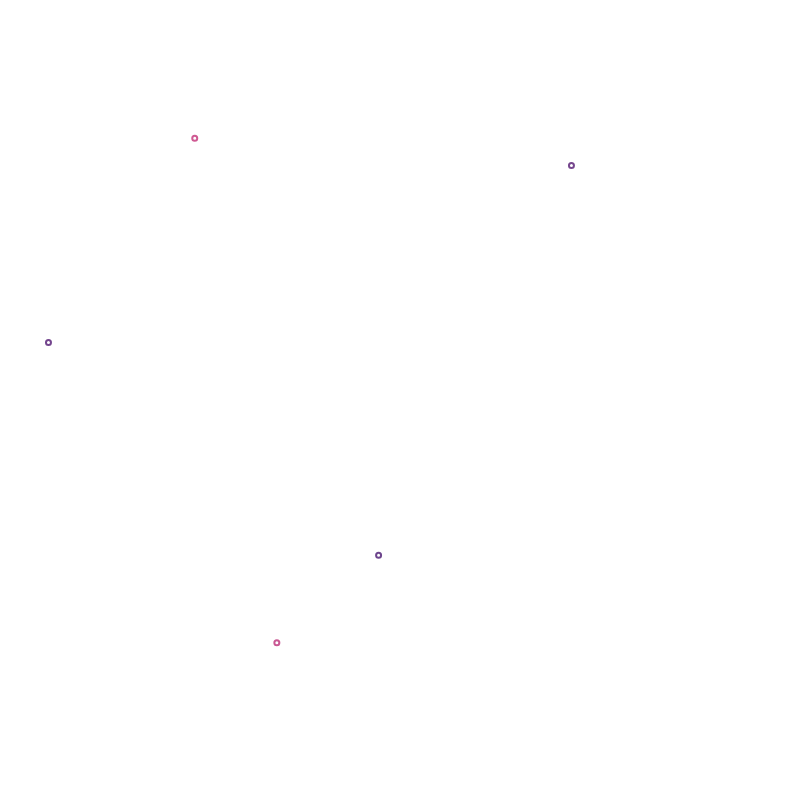
Frame 1 (no input)
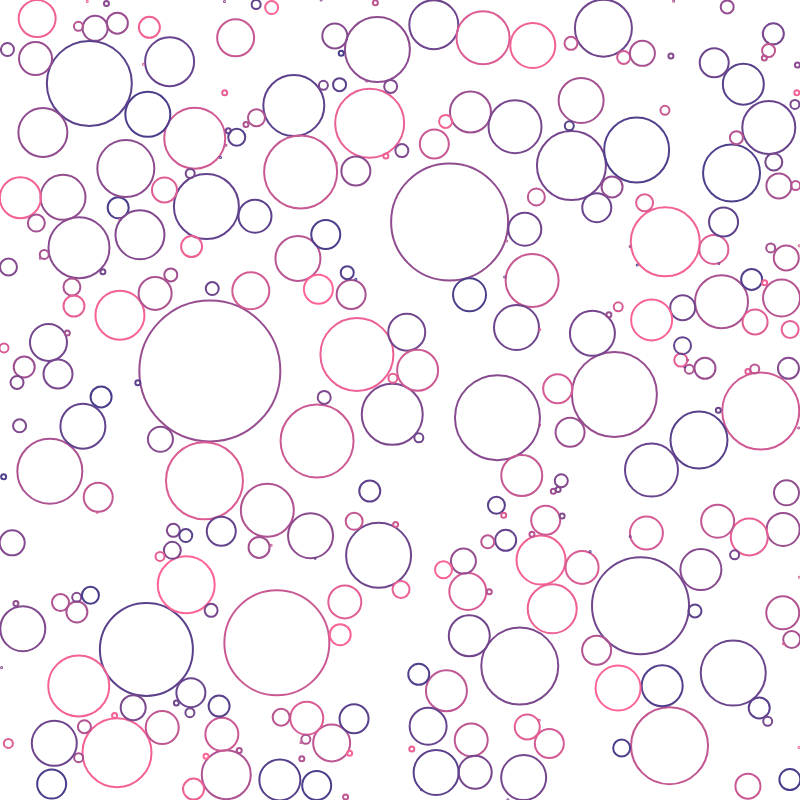
Frame 60 (no input)
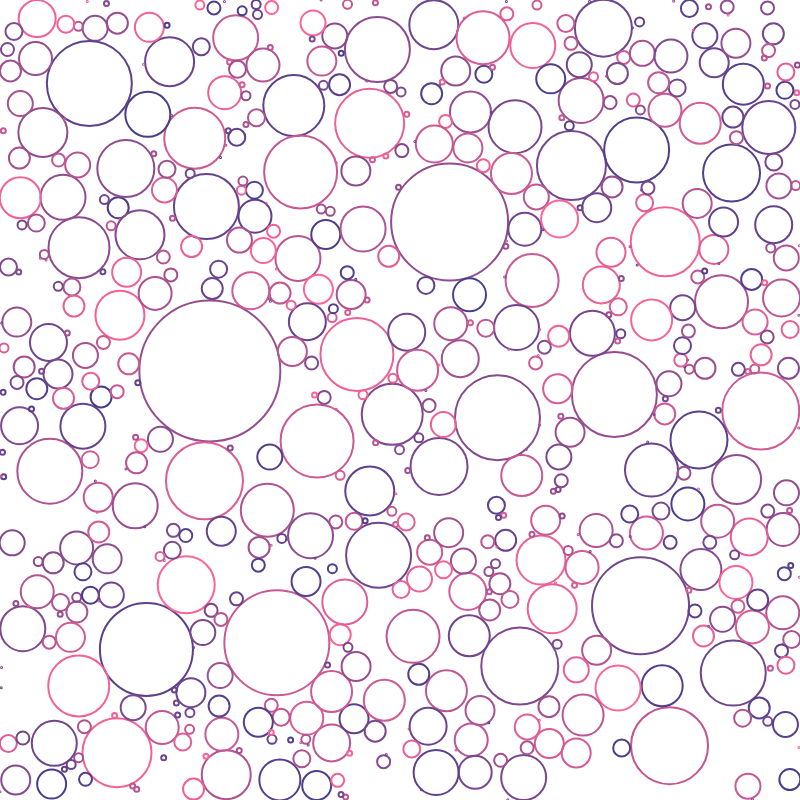
Frame 120 (the mouse pressed at the canvas centre since frame 60)

The p5.js sketch that drew these frames (run headless with seeded random() and noise() and a simulated clock; from frame 60 on, the mouse is pressed at the canvas centre):

// p5.js sketch
// ── sketch.js
let circles = [];

function setup() {
  createCanvas(800, 800);
}

function draw() {
  background(255);
  frameRate(20);

  var total = 5;
  var count = 0;
  var attempts = 0;

  while (count < total) {
    var newC = newCircle();
    if (newC !== null) {
      circles.push(newC);
      count++;
    }
    attempts++;
    if (attempts > 100) {
      noLoop();
      print('finished');
      break;
    }


  }
  for(let ball of circles){
    ball.collide();
    ball.edges();
    ball.growth();
    ball.show();
  } 
}

function newCircle() {
  var x = random(width);
  var y = random(height);
  var cor = random(100);
  var valid = true;
  for (var i = 0; i < circles.length; i++) {
    var circle = circles[i];
    var d = dist(x, y, circle.pos.x,
      circle.pos.y);
    if (d < circle.radium) {
      valid = false;
      break;
    }
  }
  if (valid) {
    return new Ball(x, y, circles, cor);
  } else {
    return null;
  }
}
// ── circle.js
class Ball {

  constructor(x, y, array, color) {
    this.pos = createVector(x, y);
    // this.size = 1;
    this.radium = 0.5;
    this.others = array;
    this.stop = false;
    this.color = color;
  }

  collide() {
    if (!this.stop) {
      for (let circle of this.others) {
        if (circle.pos != this.pos) {
          var d = p5.Vector.sub(this.pos,
            circle.pos);
          if (d.mag() <= this.radium +
            circle.radium + 1.5) {
            this.stop = true;
            circle.stop = true;
          }
        }
      }
    }
  }

  edges() {
    if(this.pos.x + this.radium + 1.5>= width||
      this.pos.x - this.radium - 1.5 <= 0 ||
      this.pos.y + this.radium + 1.5>= height||
      this.pos.y - this.radium - 1.5 <= 0) {
      this.stop = true;
    }
  }

  growth() {
    if (!this.stop) {
      this.radium += 2;
    }
  }

  cor() {
    let from = color(255, 100, 150);
    let to = color(72, 61, 139);
    let oi = lerpColor(from, to, this.color / 100)
    return oi
  }
  
  show() {
    noFill();
    stroke(this.cor());
    strokeWeight(2);
    ellipseMode(CENTER);
    ellipse(this.pos.x, this.pos.y, this.radium * 2);
  }
}
